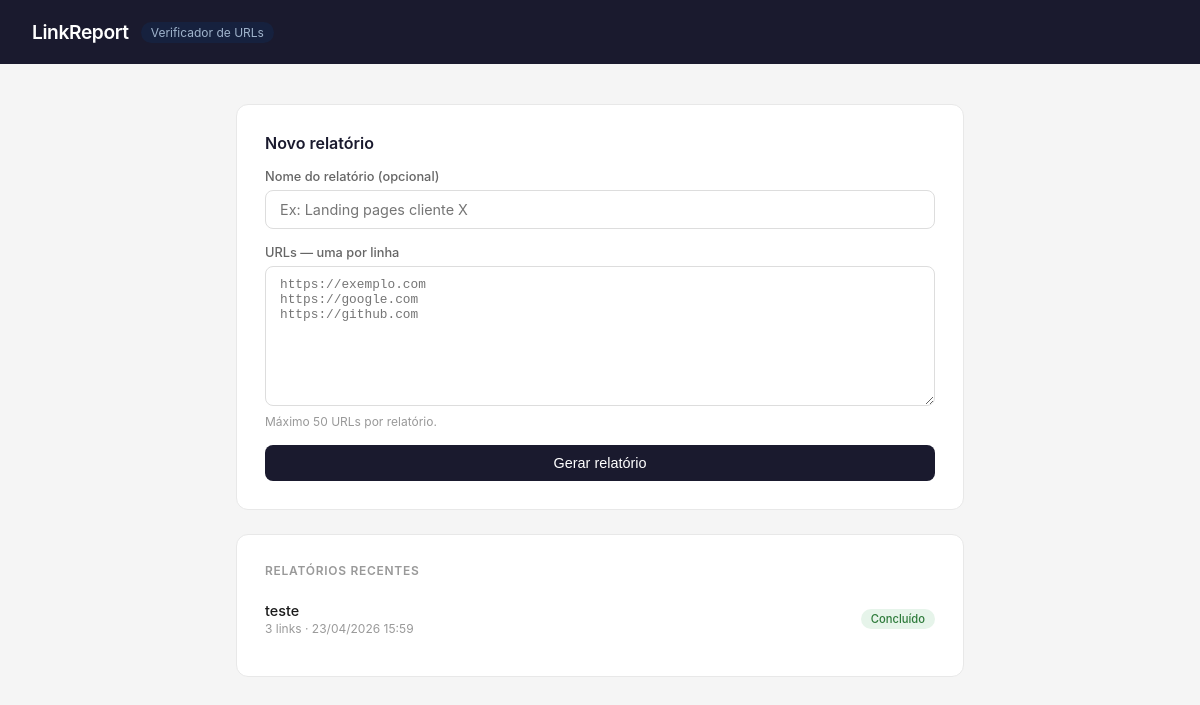
Before: / with the older database file.
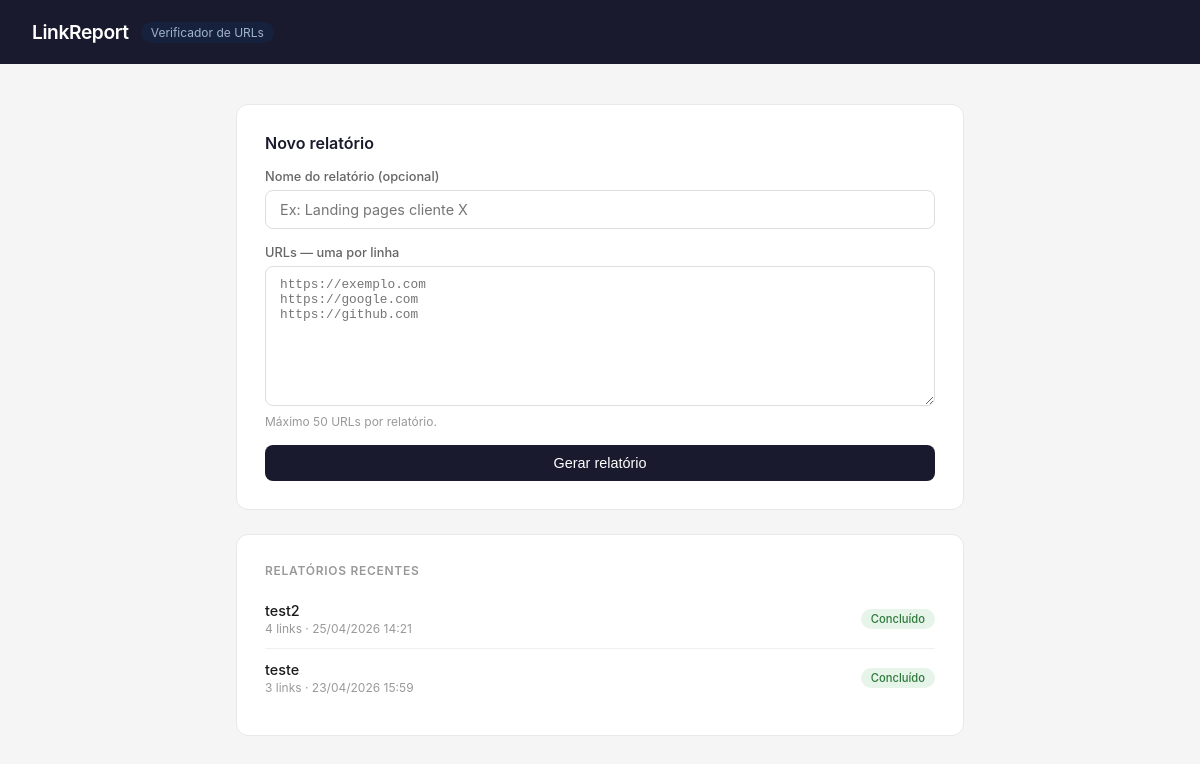
After: the same page with the newer database file.
### core/models.py (models this page shows, shortened)
class Report(models.Model):
    class Status(models.TextChoices):
        PENDING  = 'pending',  'Aguardando'
        RUNNING  = 'running',  'Processando'
        DONE     = 'done',     'Concluído'
        ERROR    = 'error',    'Erro'
    id         = models.UUIDField(primary_key=True, default=uuid.uuid4, editable=False)
    title      = models.CharField(max_length=120, blank=True, default='')
    status     = models.CharField(max_length=10, choices=Status.choices, default=Status.PENDING)
    created_at = models.DateTimeField(default=timezone.now)
    updated_at = models.DateTimeField(auto_now=True)
    class Meta:
        ordering = ['-created_at']
        verbose_name = 'Relatório'
        verbose_name_plural = 'Relatórios'
    @property
    def total_links(self):
        return self.results.count()

### core/views.py (the view)
# urls.py: path('', views.index, name='index'),
def index(request):
    reports = Report.objects.all()[:10]
    return render(request, 'index.html', {'reports': reports})

### templates/index.html (shortened to what this page needs)
<!DOCTYPE html>
<html lang="pt-br">
<head>
</head>
<body>
<header>
  <h1>LinkReport</h1>
  <span>Verificador de URLs</span>
</header>
<main>
  <div class="card">
    <h2>Novo relatório</h2>
    <label for="title">Nome do relatório (opcional)</label>
    <input type="text" id="title" placeholder="Ex: Landing pages cliente X">
    <label for="urls">URLs — uma por linha</label>
    <textarea id="urls" placeholder="https://exemplo.com&#10;https://google.com&#10;https://github.com"></textarea>
    <p class="hint">Máximo 50 URLs por relatório.</p>
    <button type="submit" id="btn-submit" onclick="submitReport()">Gerar relatório</button>
  </div>
  <div class="card">
    <p class="history-title">Relatórios recentes</p>
    {% if reports %}
      {% for r in reports %}
        <a class="report-row" href="{% url 'report_detail' r.id %}">
          <div>
            <div class="report-title">{{ r.title }}</div>
            <div class="report-meta">{{ r.total_links }} links · {{ r.created_at|date:"d/m/Y H:i" }}</div>
          </div>
          <span class="badge badge-{{ r.status }}">{{ r.get_status_display }}</span>
        </a>
      {% endfor %}
    {% else %}
      <p class="empty">Nenhum relatório ainda. Crie o primeiro acima!</p>
    {% endif %}
  </div>
</main>
</body>
</html>

### templates/index.html (style rules this page uses)
*, *::before, *::after { box-sizing: border-box; margin: 0; padding: 0; }
body { font-family: -apple-system, BlinkMacSystemFont, 'Segoe UI', sans-serif; background: #f5f5f5; color: #1a1a1a; min-height: 100vh; }
header { background: #1a1a2e; color: white; padding: 1.25rem 2rem; display: flex; align-items: center; gap: 12px; }
header h1 { font-size: 1.2rem; font-weight: 600; letter-spacing: -0.02em; }
header span { font-size: 0.75rem; background: #16213e; padding: 3px 10px; border-radius: 20px; color: #a0b4cc; }
main { max-width: 760px; margin: 2.5rem auto; padding: 0 1rem; }
.card { background: white; border-radius: 12px; border: 1px solid #e8e8e8; padding: 1.75rem; margin-bottom: 1.5rem; }
.card h2 { font-size: 1rem; font-weight: 600; margin-bottom: 1rem; color: #1a1a2e; }
label { display: block; font-size: 0.8rem; font-weight: 500; color: #666; margin-bottom: 6px; }
input[type="text"], textarea { width: 100%; border: 1px solid #ddd; border-radius: 8px; padding: 10px 14px; font-size: 0.9rem; font-family: inherit; outline: none; transition: border-color .15s; margin-bottom: 1rem; }
textarea { resize: vertical; min-height: 140px; font-family: 'SF Mono', 'Fira Code', monospace; font-size: 0.8rem; }
.hint { font-size: 0.75rem; color: #999; margin-top: -0.75rem; margin-bottom: 1rem; }
button[type="submit"] { background: #1a1a2e; color: white; border: none; padding: 10px 24px; border-radius: 8px; font-size: 0.9rem; font-weight: 500; cursor: pointer; transition: opacity .15s; width: 100%; }
.history-title { font-size: 0.75rem; font-weight: 600; text-transform: uppercase; letter-spacing: .06em; color: #999; margin-bottom: 0.75rem; }
.report-row { display: flex; align-items: center; justify-content: space-between; padding: 12px 0; border-bottom: 1px solid #f0f0f0; text-decoration: none; color: inherit; }
.report-row:last-child { border-bottom: none; }
.report-title { font-size: 0.9rem; font-weight: 500; }
.report-meta { font-size: 0.75rem; color: #999; margin-top: 2px; }
.badge { font-size: 0.7rem; font-weight: 500; padding: 3px 10px; border-radius: 20px; }
.badge-done { background: #e6f4ea; color: #2d7a3a; }

Changed rows visible on the page:
added Report: title "test2", total_links "4", created_at "25/04/2026 14:21", status "Concluído"
